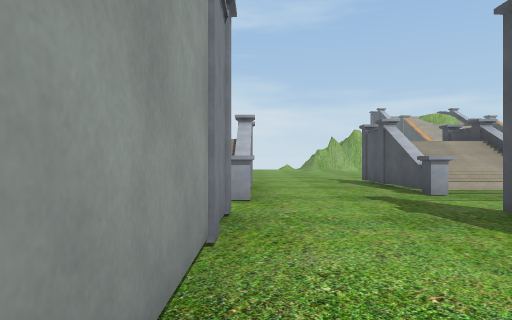
[1] (above)

24 first-person views from a walk through a Unity game level. The camera is 1.5 m above the floor, looks level and sees 75° across. The floor is counted in squares, 2 m on a side. Each view is taken from the middle of a square. On the plan, view 1 faces up. The plan holds only what a view shows up to about 11 squares ahead; the rest is blank. The place goes on beyond the plan. Some surface patterns are stand-ins.

[2]
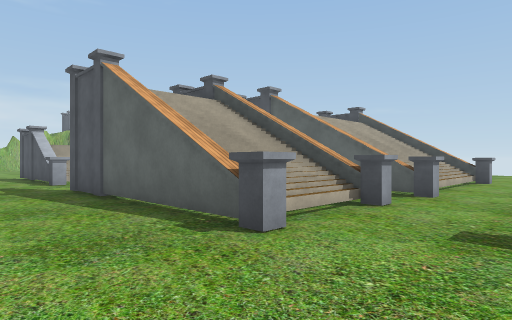

[3]
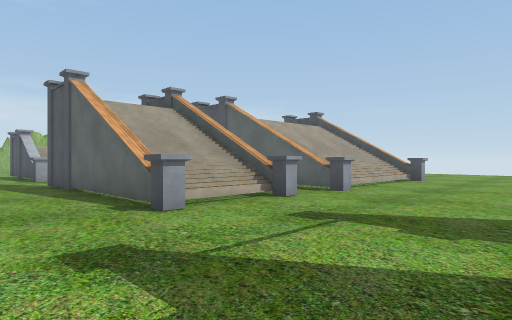

[4]
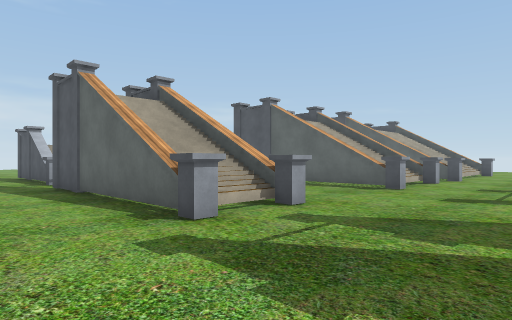

[5]
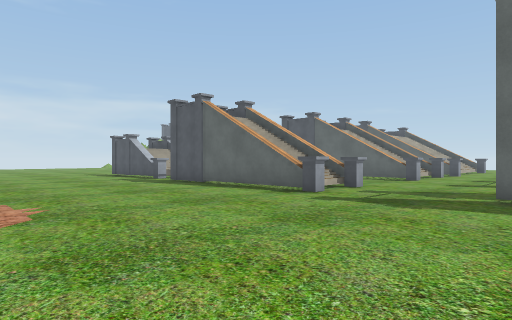

[6]
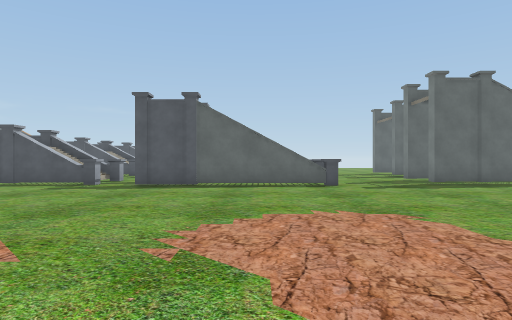

[7]
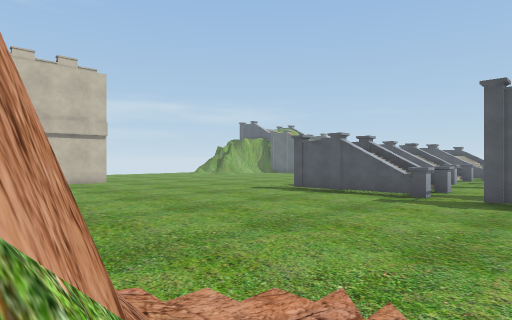

[8]
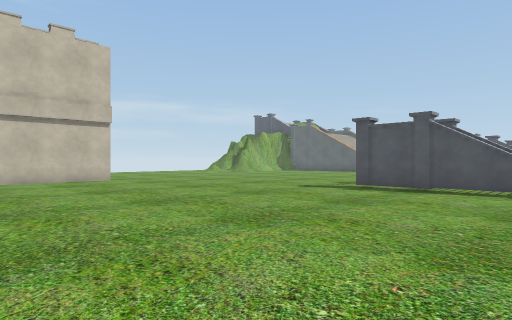

[9]
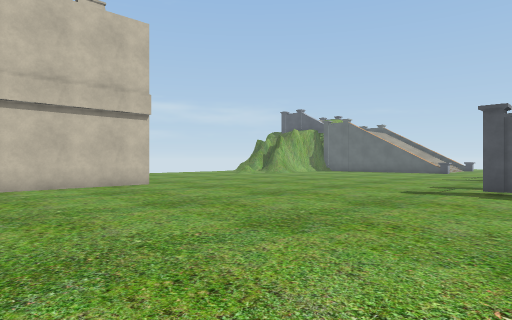

[10]
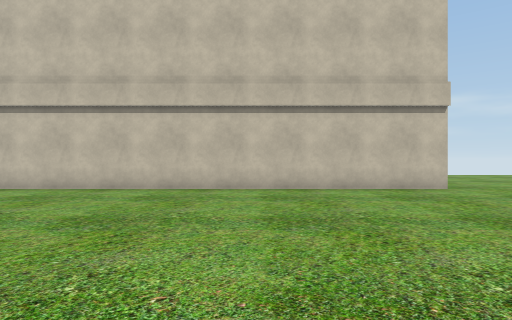

[11]
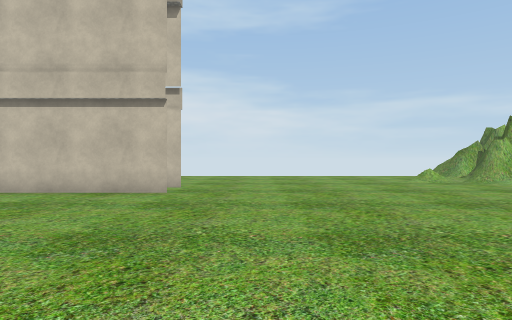

[12]
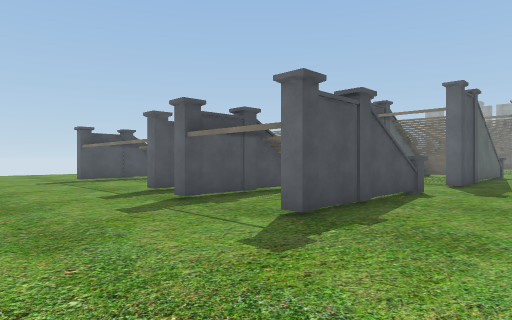

[13]
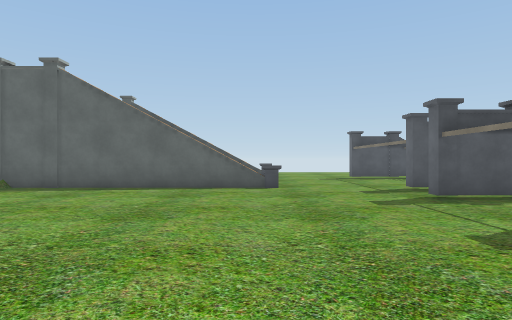

[14]
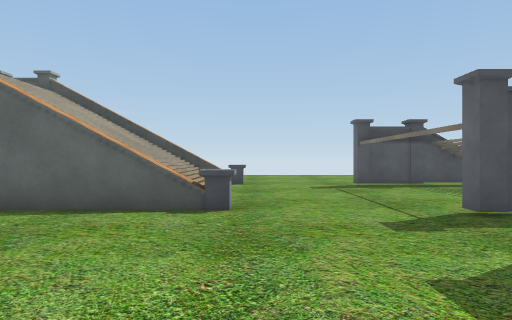

[15]
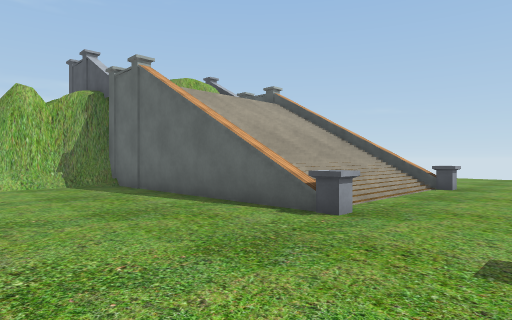

[16]
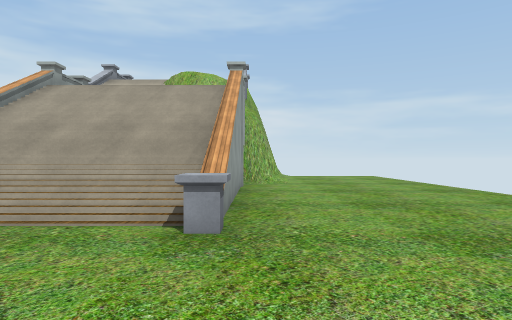

[17]
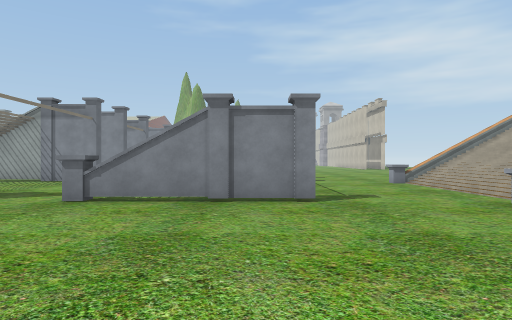

[18]
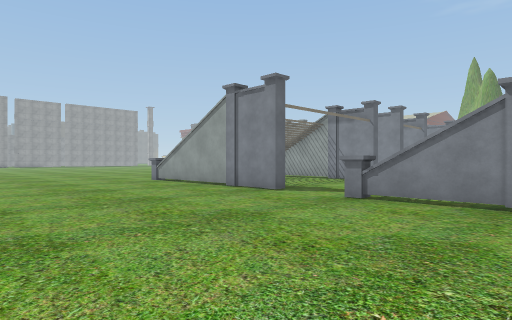

[19]
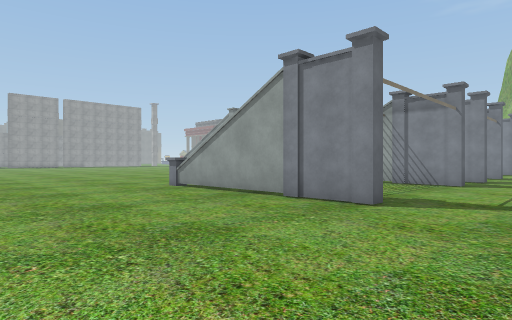

[20]
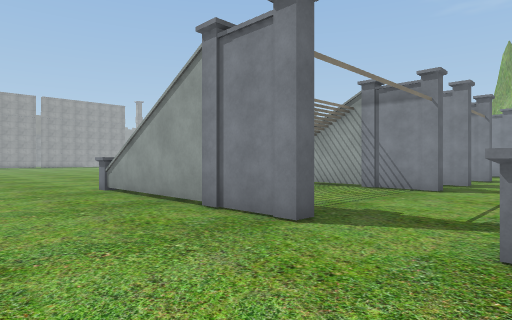

[21]
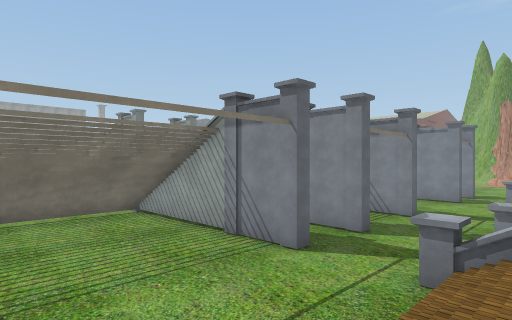

[22]
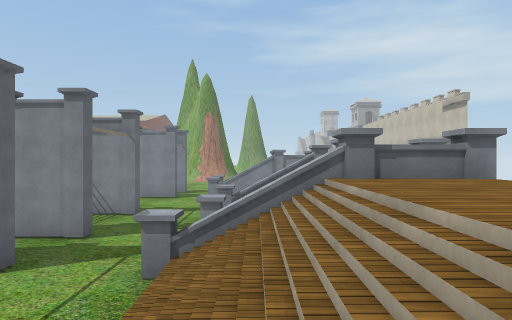

[23]
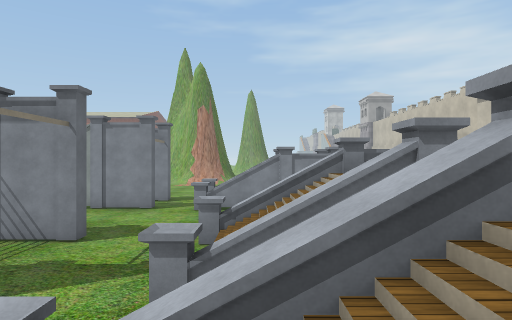

[24]
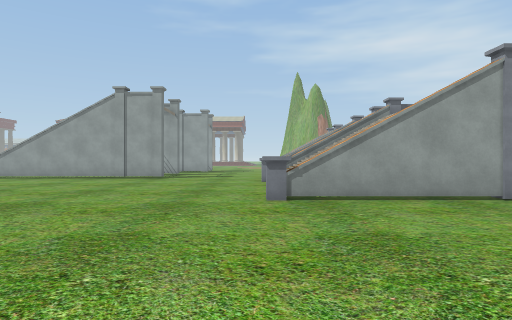

### Floor plan
Key: @ floor where view 1 was taken; # wall or solid block; x gap in a wall; . main floor; : floor 1.5 m higher than the main floor; + floor 1.75 m higher than the main floor; / step, stairs or slope; = window, fence, low wall or low ledge; ^ raised ledge.
Columns run from 15 left of view 1 to 20 right of it. Each row starts with its distance up from view 1.
 22          ..........#####=    ^#/....
 21          ........... ...=     ......
 20          #.........  ...x/////......
 19 ##########........  ....x/////......
 18 ........................x/////......
 17 ........................x/////......
 16 ................ .......^/////.....
 15 ........................^/////....
 14  ..............  .................
 13  ................................
 12   ................................
 11     ...............#.#.#.....#....
 10     .........#  ...#.#.#.....#.... .
  9     .........#.#...#.=.#.....#.....
  8     .........# #...^//..:////^......
  7     .........^ ^...#..#.#// /^......
  6     /...............................
  5     /..............................
  4    #/.......#.#....#.#.#.....#.....
  3    //.......#.#....# #.#.....#.....
  2     ........#.#....# #.#.....#.....
  1   / ........#.#....###.#.....#.....
  0     .........++@...# +.#     #.....
 -1     .........//....^//.^/////^....
 -2      ............................. .
 -3       ............................
 -4       ............................
 -5        ......#.  ................
 -6       . .....#  .  ..   .......
 -7             .#          ......
 -8                         ....

Where each view was taken, in squares from view 1:
view 1: 0 up, 0 right, facing up
view 2: 4 down, 1 right, facing up-right
view 3: 6 down, 1 right, facing up-right
view 4: 5 down, 5 left, facing up-right
view 5: 6 down, 9 left, facing up-right
view 6: 1 up, 13 left, facing right
view 7: 3 up, 12 left, facing up-right
view 8: 6 up, 11 left, facing up-right
view 9: 9 up, 11 left, facing up-right
view 10: 10 up, 11 left, facing up
view 11: 11 up, 4 left, facing up
view 12: 15 up, 1 right, facing down-right
view 13: 15 up, 0 right, facing right
view 14: 14 up, 4 right, facing right
view 15: 12 up, 5 right, facing up-right
view 16: 11 up, 15 right, facing up
view 17: 10 up, 20 right, facing left
view 18: 10 up, 20 right, facing down-left
view 19: 7 up, 19 right, facing down-left
view 20: 7 up, 17 right, facing down-left
view 21: 8 up, 13 right, facing down-left
view 22: 8 up, 13 right, facing left
view 23: 8 up, 10 right, facing left
view 24: 2 down, 20 right, facing left
